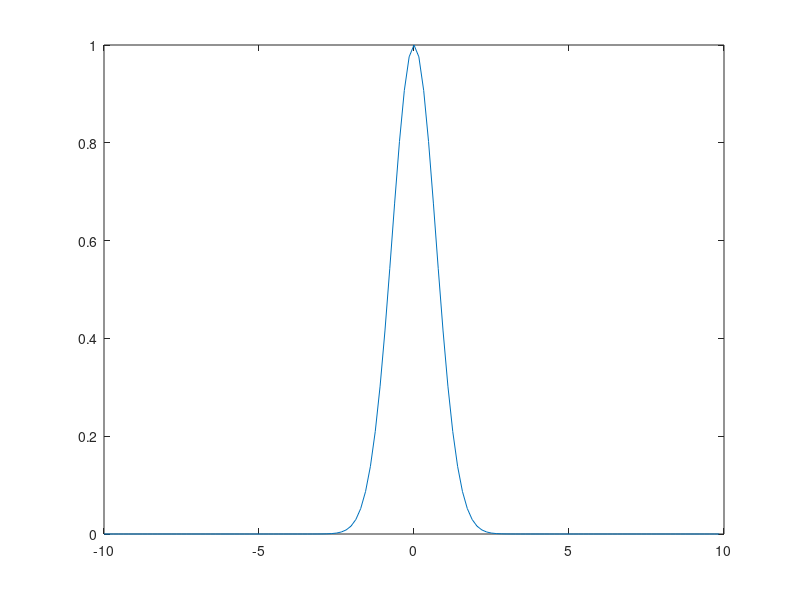
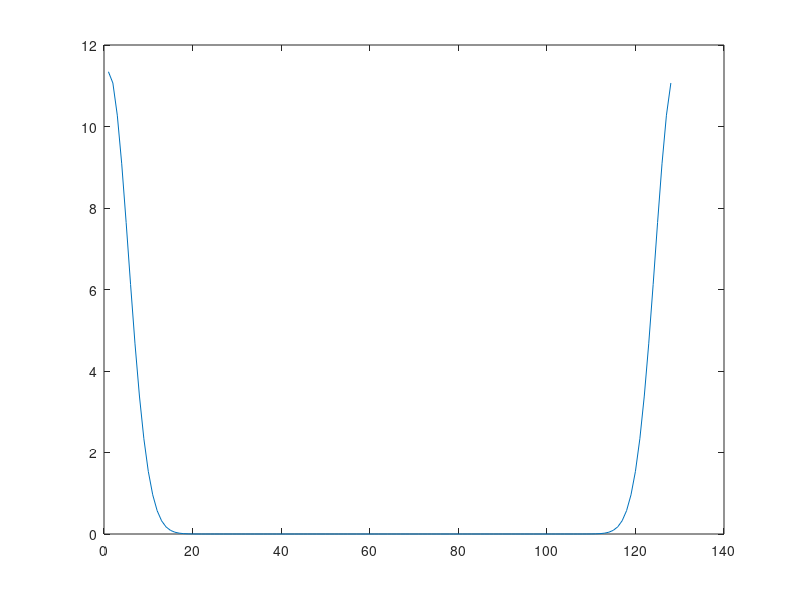
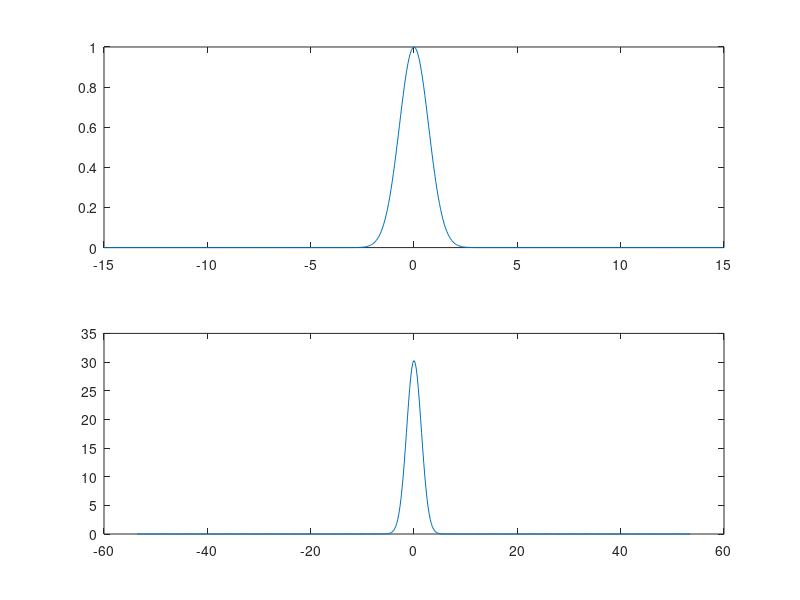
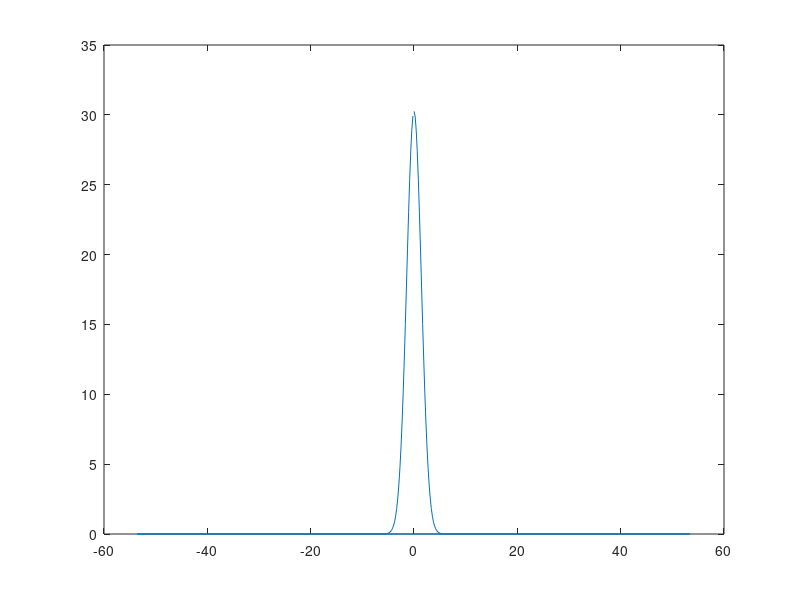

Reproduce these figures in MATLAB, in order.
%% examples from lecture 1/fourier part of book
% DJC 1/5/2016

clear all; close all; clc

L = 20; % computational domain [-L/2,L/2]
n = 128; % number of Fourier modes 2^n

x2 = linspace(-L/2,L/2,n+1); % define the domain discretization
x = x2(1:n); % periodicity!

u = exp(-x.*x); % function to take a derivative of
ut = fft(u); % FFT
utshift = fftshift(ut); % shift

figure(1), plot(x,u) % plot initial gaussian
figure(2), plot(abs(ut)) % plot unshifted gaussian
figure(3), plot(abs(utshift)) % plot shifted


%% redo scaling from second lecture 
clear all;close all;clc
L=30;
n=512;


x2 = linspace(-L/2,L/2,n+1); % define the domain discretization
x = x2(1:n); % periodicity!


k=(2*pi/L)*[0:(n/2-1) (-n/2):-1];

u=exp(-x.^2);
ut=fftshift(fft(u));

subplot(2,1,1), plot(x,u)
subplot(2,1,2), plot(fftshift(k),abs(ut))

figure
plot(k,abs(fft(u)))
